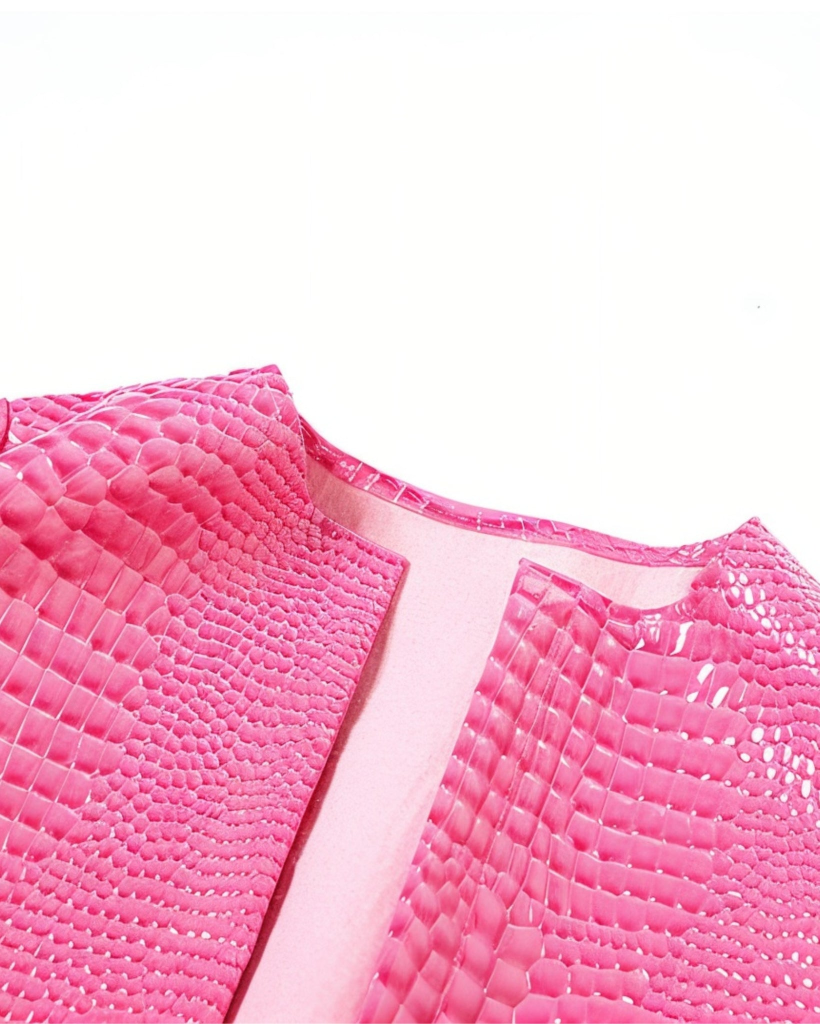
#> input picture product_images/ASA_Faux_Croco_Jacke.jpg, 1640 x 2048 px (shown at 1/2 size); its folder holds only this picture in this run
$ python generate_templates.py
#> lines starting #> are read from the running program, lines starting #| are printed output that depends on the picture
from PIL import Image, ImageDraw, ImageFont
import os
import json
import random
import time

# ✅ Load product names
with open("image_data.json", "r") as file:
#> (reads image_data.json from the repository)
    data = json.load(file)

image_urls = data.get("image_urls", [])
product_names = data.get("product_names", [])

# ✅ Limit processing to 10 images max
image_urls = image_urls[:10]
product_names = product_names[:10]

# ✅ Ensure we have matching product names
if len(product_names) < len(image_urls):
    print(f"⚠ Warning: More images ({len(image_urls)}) than product names ({len(product_names)})!")
    for _ in range(len(image_urls) - len(product_names)):
        product_names.append("Unknown Product")

# ✅ Define template styles
TEMPLATES = [
    {"text": "🔥 Bestseller – Jetzt zugreifen!", "position": (50, 50), "color": "red"},
    {"text": "🚀 Trend des Jahres 2025!", "position": (50, 100), "color": "blue"},
    {"text": "💎 Limited Edition – Exklusiv erhältlich!", "position": (50, 150), "color": "green"},
    {"text": "🌟 Must-Have für deinen Style!", "position": (50, 200), "color": "purple"},
    {"text": "🎉 Nur für kurze Zeit!", "position": (50, 250), "color": "orange"}
]

# ✅ Ensure processed folder exists
os.makedirs("processed_images", exist_ok=True)

# ✅ Generate templates with progress tracking
print("\n🚀 Starting template generation...")
for i, img_name in enumerate(os.listdir("product_images")[:10]):
    if i >= len(product_names):
        print(f"⚠ Skipping {img_name}, no matching product name found!")
        continue

    img_path = os.path.join("product_images", img_name)
    product_img = Image.open(img_path).resize((1000, 1500))
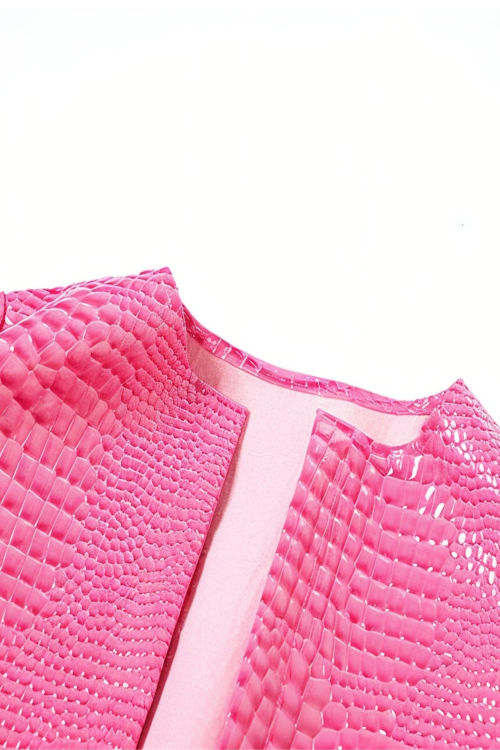
#> product_img: PIL image 1000x1500 RGB (shown at 1/2 size); mean R, G, B 247.2, 186.2, 208.9

    # ✅ Convert image to RGB to fix the RGBA JPEG issue
    if product_img.mode == "RGBA":
        product_img = product_img.convert("RGB")

    for j, template in enumerate(TEMPLATES):
        img_copy = product_img.copy()
        draw = ImageDraw.Draw(img_copy)
        font = ImageFont.load_default()

        draw.text(template["position"], template["text"], fill=template["color"], font=font)

        output_file = f"processed_images/{product_names[i].replace(' ', '_')}_template_{j+1}.jpg"
        img_copy.save(output_file, format="JPEG")

        print(f"✅ Processed {i+1}/10: {output_file}")
        time.sleep(0.2)  # Simulate slight delay for better progress visibility
print("\n✅ All templates generated successfully!")
